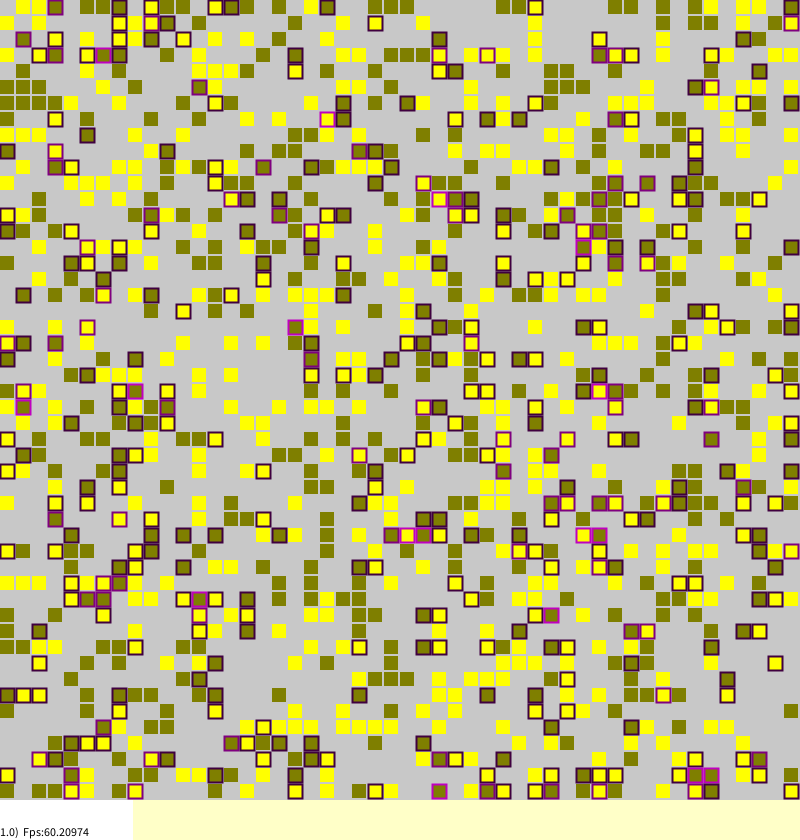
Frame 1 (no input)
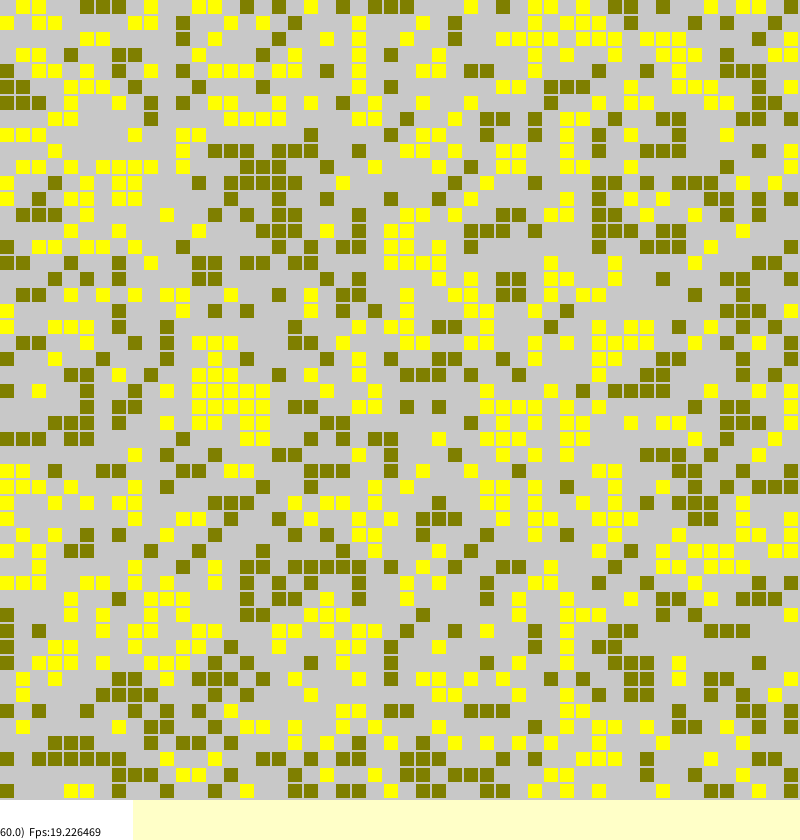
Frame 60 (the mouse pressed at the canvas centre just before this capture)
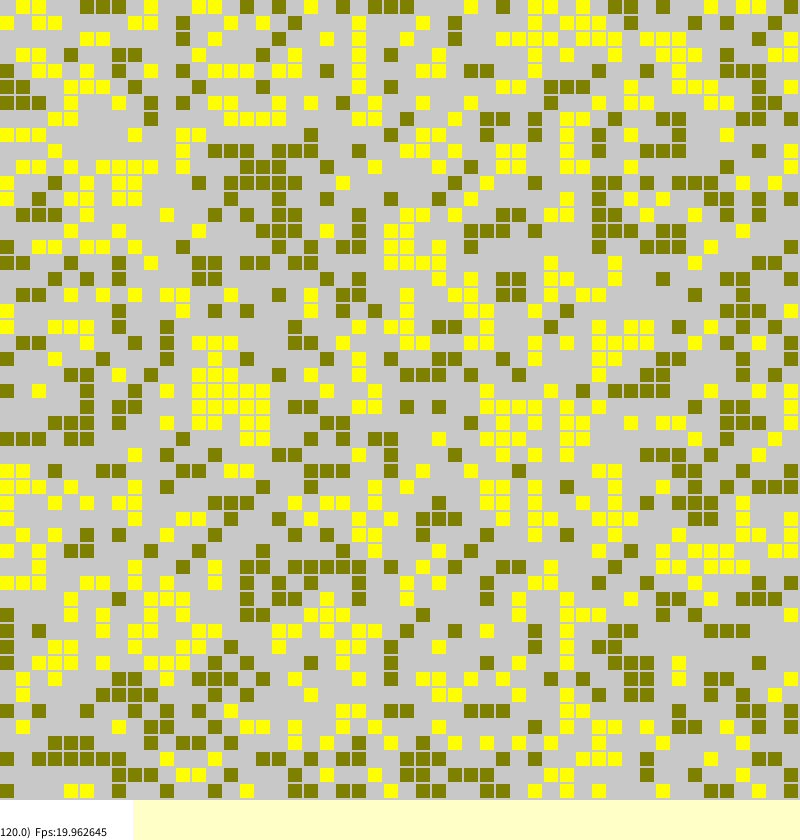
Frame 120 (the mouse held since frame 60 and released just before this capture)

The Processing sketch that drew these frames (run headless with seeded random() and noise(); from frame 60 on, the mouse is pressed at the canvas centre):

// Processing sketch: Sakoda0_1
// ── Sakoda0_1.pde
// Sakoda inspired asynchronous AGENT BASE MODEL 
// utilized 2D discrete geometry (but prepared also for 1D)
////////////////////////////////////////////////////////////

//Model parameters
int side=50;//side of main table
String modelName="Sakoda0ABM";
float density=0.425;

//Parameters of visualisation etc...
int cwidth=16;//size of cell
int STATUSHEIGH=40;//Height of the status bar
int STEPSperVIS=1;//How often to visualize the simulation world?
int FRAMEFREQ=20;//Expected speed of the animation

World TheWorld=new World(side);//Create a simulation world
              //Which still needs to be initialized in the setup()

void setup()
{
  //Graphics initialization
  size(800,840);//Variables cannot be used here unfortunately :-(
  background(255,255,200);//They can already be used here, but what for?
  strokeWeight(2);
  frameRate(FRAMEFREQ);//It will come in handy here...
  
  //Does the window size match the program's expectations?
  println("REQUIRED SIZE OF PAINTING AREA IS ",
          (cwidth*side)+"x"+(cwidth*side+STATUSHEIGH));
  println("CURRENT SIZE OF PAINTING AREA IS ",
                  width+"x"+height);
  cwidth=(height-STATUSHEIGH)/side;//Adjusting the size of the agents. 
         //At most, the entire window will not be filled.
  
  //Finally, we deal with the MODEL itself
  TheWorld.initializeModel();//Initialisation of the World
  visualizeModel(TheWorld);//The first visualization
}

void draw()
{
  TheWorld.modelStep();//The next simulation step
    
  //Visualization doesn't have to be at every step  
  if(TheWorld.StepCounter % STEPSperVIS == 0 )
    visualizeModel(TheWorld);
  
  //Drawing the status bar is not that expensive, so every step.
  statusLine();
}

void statusLine()
{
  fill(255);noStroke();
  //Cleaning is the most expensive, so let's cut it down!
  rect(0,side*cwidth,width/6,STATUSHEIGH);
  fill(0);textAlign(LEFT, TOP);
  textAlign(LEFT, BOTTOM);
  //Not much to write yet
  text(TheWorld.getTimeStep()+")  Fps:"+frameRate,0,side*cwidth+STATUSHEIGH-2);
}

//Expected interface for a world class
interface simulation_world //For documentation only
{
  void   initializeModel();
  void   changeState();
  void   makeStatistics();
  void   modelFullStep();
  float  getTimeStep();
};

///////////////////////////////////////////////////////////////////////////////////////////
//  https://www.researchgate.net/profile/WOJCIECH_BORKOWSKI - ABM SAKODA0 MAIN 
///////////////////////////////////////////////////////////////////////////////////////////

// ── Agent.pde
// Agent is a one of two central class of each ABM model
// HERE: Agent for simplified Sakoda model
//////////////////////////////////////////////////////////////////////////////

int Number_of_identities=2;//How many mutually exclusive identities are there?

class Agent
{
  float identity;//Stress in the current position [0..1]
  float stress;//Stress in the current position [0..1]
  
  Agent()//Constructor of the Agent
  {      
    identity=int(random(1,Number_of_identities+1));//Simple way
    //rounding also converts float to int but treats fraction part differently
    //identity=round(random(1,Number_of_identities));//The classes may be unequal
    stress=0;
  }
};

///////////////////////////////////////////////////////////////////////////////////////////
//  AGENT OF (simplified) SAKODA MODEL
//  https://www.researchgate.net/profile/WOJCIECH_BORKOWSKI - ABM EXAMPLE 
//  https://github.com/borkowsk/bookProcessingEN
///////////////////////////////////////////////////////////////////////////////////////////

// ── AssemblingOfWorld.pde
// World is a one of two central class of each ABM model
///////////////////////////////////////////////////////////////
//In this version, instead of directly implementing the content 
//of the methods, we put calls to normal procedures there.
//This is the only way in Processing that the method implementation 
//could be in a different tab - another code module. 
//By the way, you can thus benefit from function overloading and 
//place calls to other simulation layers - e.g. environment resources.

class World //implements simulation_world
{
  int StepCounter=0;//If we had more worlds, 
      //each one must have their own timer!
      
  Agent agents[][];//Two-dimensional array of agents
                   //But it could be one-dimensional,
                   //Or even hexagonal!
  
  World(int side)//Constructor of the World
  {
    agents=new Agent[side][side];//We guarantee the creation 
                                 //of an array. Empty for now!
  }
  
  float  getTimeStep() //"Getter" for simulation step
  {      //Would be required by the interface.
    return StepCounter;
  }
  
  void initializeModel()//Method 1
  {
    initializeAgents(this.agents);
    //... //Other initializations if there was anything but agents.
  }
  
  void changeState()//Method 2
  {
    changeAgents(this.agents);
    //... //other changes if there was anything but agents.
  }
  
  void makeStatistics()
  {
    //... later on
  }
  
  void modelStep()//Method 3 using method 2 
  {
     this.changeState(); //'this' is redundant here. For example only.
     
     //Other every step actions
     makeStatistics(); //here without 'this'
     
     StepCounter++;
  }
  
};

//More alaborated functionalities may be defined as stand-alone functions
///////////////////////////////////////////////////////////////////////////

void visualizeModel(World world)
{
   visualizeAgents(world.agents);
   //Other visualisations
   //... // if there was anything but agents.
         // Enviroment for example.
}

///////////////////////////////////////////////////////////////////////////////////////////////
//  https://www.researchgate.net/profile/WOJCIECH_BORKOWSKI - ABM: WORLD OF SAKODA
///////////////////////////////////////////////////////////////////////////////////////////////

// ── implementations2D.pde
// Agent is a one of two central class of each ABM model
// Agents need to be initialised & they need logic of change 
// HERE ARE 2D alternatives of main procedures
///////////////////////////////////////////////////////////////

void initializeAgents(Agent[][] agents)
{
   for(int a=0;a<agents.length;a++)
    for(int b=0;b<agents[a].length;b++)
    if(random(1.0)<density)// Only some of the cells are occupied
    {
      Agent curr=new Agent();// We construct the agent
      agents[a][b]=curr;// ... and put it in the array
    }
}

void visualizeAgents(Agent[][] agents)
{
  Agent curra;//tmp handle
  for(int a=0;a<agents.length;a++)
   for(int b=0;b<agents[a].length;b++)
   {
      //Cell background. If there was no agent present here,
      noStroke();fill(200);//the only background will remain
      rect(b*cwidth,a*cwidth,cwidth,cwidth);//Remember, 'a' is vertical!
      
      //Drawing the agent only when it is in this array cell
      if( (curra=agents[a][b]) != null ) //null means "empty handle"
      {
        if(curra.stress>0)// Stress as the outline color
          stroke(curra.stress*255,0,curra.stress*255);
        else
          noStroke();
          
        // Filling The Circle Depends On 'Identity'   
        float forFill=(curra.identity*255.0)/Number_of_identities;
        fill(forFill,forFill,0);
        rect(b*cwidth,a*cwidth,cwidth-2,cwidth-2);//strokeWeight = 2 !
      }  
   }
}

void  changeAgents(Agent[][] agents)//Monte Carlo step
{
  int MCN=agents.length*agents[0].length;//number of draws
  for(int i=0;i<MCN;i++)
  {
    int a=(int)random(0,agents.length);//row
    int b=(int)random(0,agents[a].length);//column
    
    if(agents[a][b]!= null )
    {
      //Check the stress on the agent
      int strangers=0;//Number of foreign neighbors in von Neumann's neib.
      
      if( 0 <= a-1 //when not reaching beyond the array
      && agents[a-1][b]!=null //...and there is an agent in the cell
      && agents[a-1][b].identity!=agents[a][b].identity)//...and is different
        strangers++;//Remember the behavior of the operator &&!
        
      if(a+1 < agents.length 
      && agents[a+1][b]!=null 
      && agents[a+1][b].identity!=agents[a][b].identity)
        strangers++;  
        
      if(0 <= b-1 
      && agents[a][b-1]!=null 
      && agents[a][b-1].identity!=agents[a][b].identity)
        strangers++;
        
      if(b+1 < agents.length 
      && agents[a][b+1]!=null 
      && agents[a][b+1].identity!=agents[a][b].identity)
        strangers++;  
      
      agents[a][b].stress=strangers/4.0;//von Neumann neib.  
      
      //Attempting to migrate when the agent is under stress
      if(agents[a][b].stress > 0 
      && random(1.0)<agents[a][b].stress)
      {
        int tara=(int)random(0,agents.length);
        int tarb=(int)random(0,agents[a].length);
        
        if(agents[tara][tarb]==null)//There is an empty place
        {
          agents[tara][tarb]=agents[a][b];//Moving to a new apartment
          agents[a][b]=null;//Check out from the old place
        }
      }
    }
  }
}

///////////////////////////////////////////////////////////////////////////////////////////
// 2D BASIC INITIALISATION, STEP CHANGE & VISUALISATION
// https://www.researchgate.net/profile/WOJCIECH_BORKOWSKI - ABM EXAMPLE: 
// https://github.com/borkowsk/bookProcessingEN
///////////////////////////////////////////////////////////////////////////////////////////
